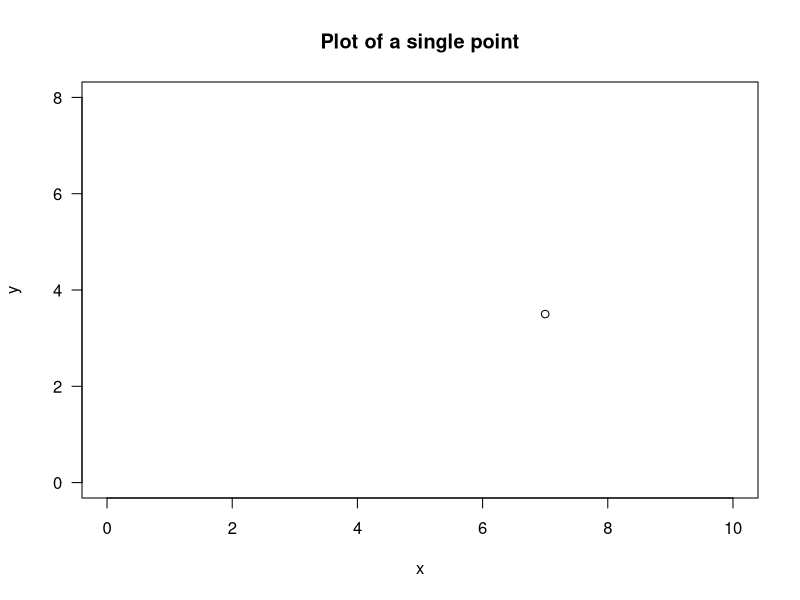
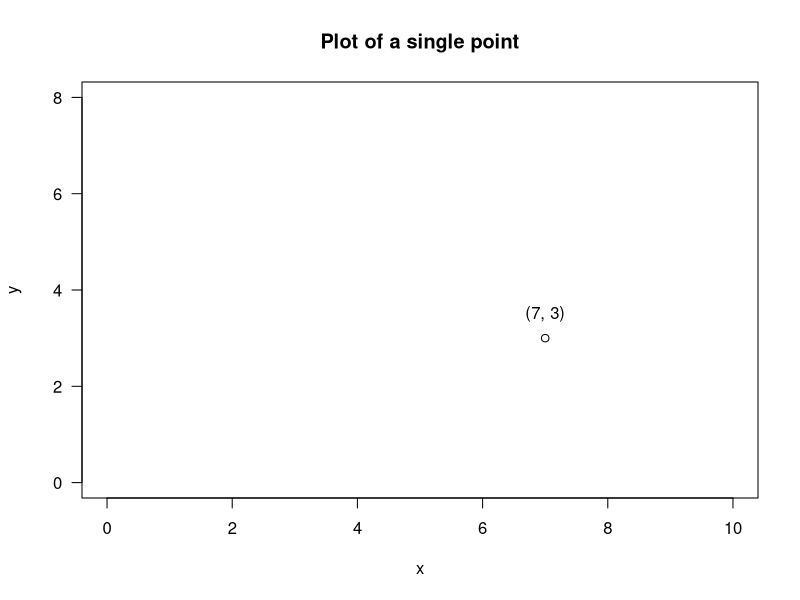
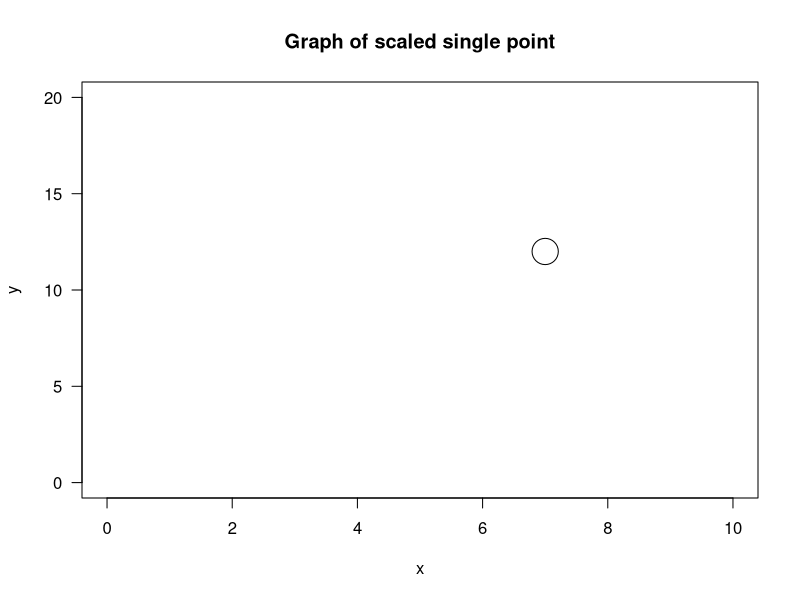
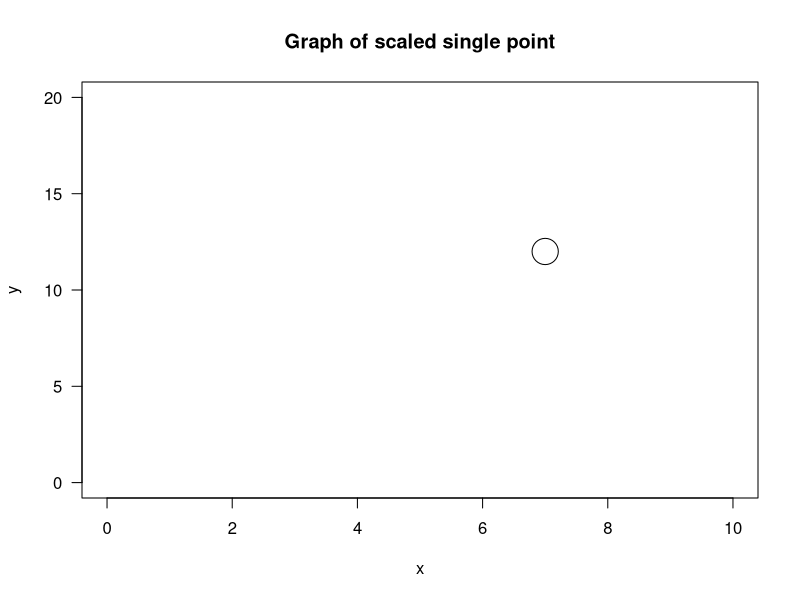
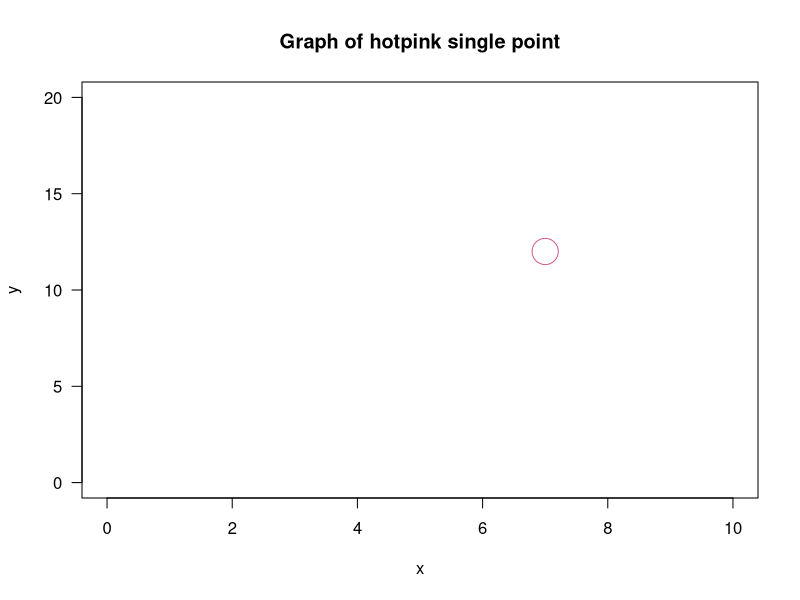
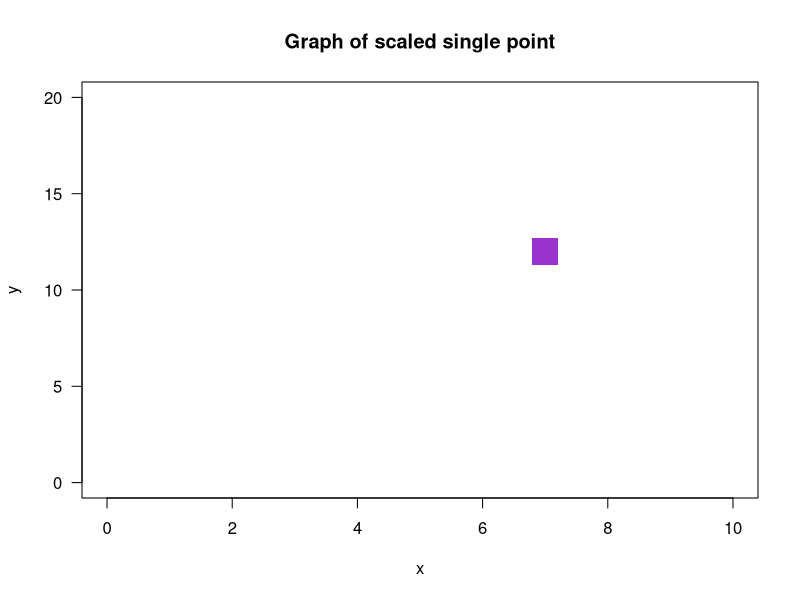
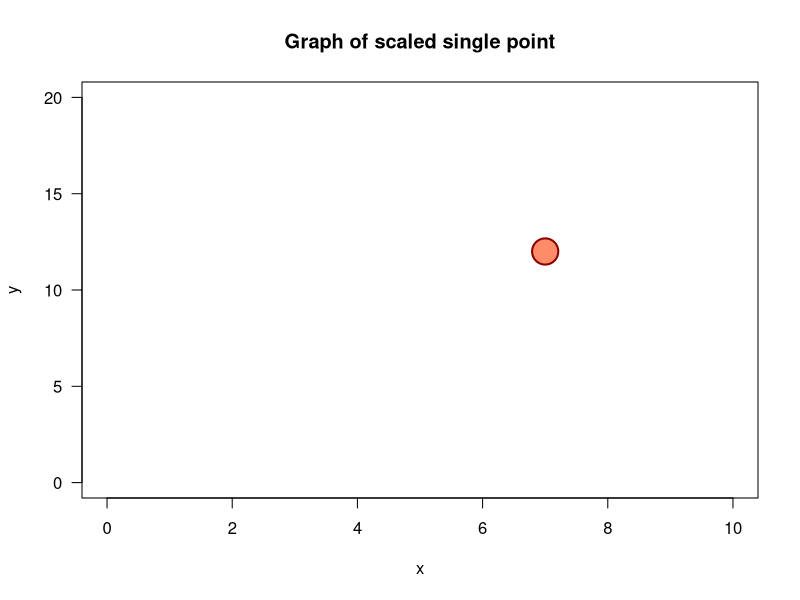
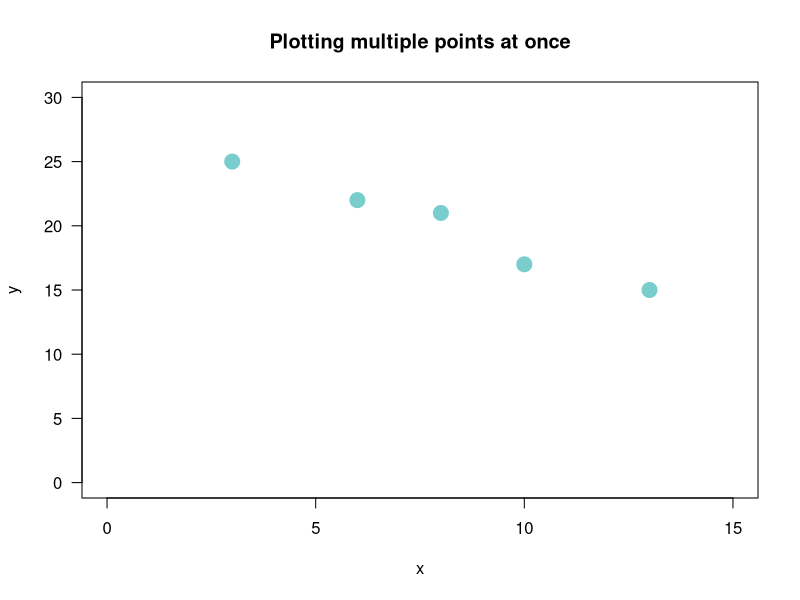

Recreate these plots in R, in order.
## ---- chunk 1
rm( list = ls() )
## ---- chunk 2
# Type your answer in here
## ---- chunk 3
# Type your solution in here
## ---- chunk 4
# Type your answer in here
## ---- chunk 5
# Type your answer in here
## ---- chunk 6
# Type your answer in here
## ---- chunk 7
plot(
    x = NULL,
    xlim = c(0, 10),
    ylim = c(0, 8),
    main = "Plot of a single point",
    xlab = "x",
    ylab = "y",
    las = 1
)

points(
    x = 7,
    y = 3.5
)
## ---- chunk 8
plot(
    x = 7,
    y = 3,
    xlim = c(0, 10),
    ylim = c(0, 8),
    main = "Plot of a single point",
    xlab = "x",
    ylab = "y",
    las = 1
)

text(
    x = 7,
    y = 3.5,
    labels = "(7, 3)"
)
## ---- chunk 9
plot(
    x = 7,
    y = 12,
    xlim = c(0, 10),
    ylim = c(0, 20),
    main = "Graph of scaled single point",
    xlab = "x",
    ylab = "y",
    cex = 3.5,
    las = 1
)
## ---- chunk 10
# First, create an empty plot with no data:

plot(
    x = NULL,
    xlim = c(0, 10),
    ylim = c(0, 20),
    main = "Graph of scaled single point",
    xlab = "x",
    ylab = "y",
    las = 1
)

# Then plot the point:

points(
    x = 7,
    y = 12,
    cex = 3.5
)

## ---- chunk 11
plot(
    x = 7,
    y = 12,
    xlim = c(0, 10),
    ylim = c(0, 20),
    main = "Graph of hotpink single point",
    xlab = "x",
    ylab = "y",
    cex = 3.5,
    col = "hotpink3",
    las = 1
)
## ---- chunk 12
plot(
    x = 7,
    y = 12,
    xlim = c(0, 10),
    ylim = c(0, 20),
    main = "Graph of scaled single point",
    xlab = "x",
    ylab = "y",
    cex = 3.5,
    col = "darkorchid3",
    pch = 15,
    las = 1
)
## ---- chunk 13
plot(
    x = 7,
    y = 12,
    xlim = c(0, 10),
    ylim = c(0, 20),
    main = "Graph of scaled single point",
    xlab = "x",
    ylab = "y",
    cex = 3.5,
    lwd = 2,
    col = "darkred",
    bg = "salmon1",
    pch = 21,
    las = 1
)
## ---- chunk 14
x.vector <- c(3, 6, 8, 10, 13)

y.vector <- c(25, 22, 21, 17, 15)
## ---- chunk 15
plot(
    x.vector,
    y.vector,
    main = "Plotting multiple points at once",
    xlim = c(0, 15),
    ylim = c(0, 30),
    xlab = "x",
    ylab = "y",
    pch = 19,
    cex = 2,
    col = "darkslategray3",
    las = 1
)
## ---- chunk 16
# First, to make the image a square,
# we set the graphical parameter `pty`
# by assigning the value "s" to it:

par( pty = "s" )


# Next, create a completely blank plot

plot( x = NULL,
      xlim = c(0, 10),
      ylim = c(0, 10),
      axes = FALSE,
      xlab = "",
      ylab = ""
)


# Finally, draw the shapes:

points( 3, 7, pch = 17, cex = 10, col = "red" )
points( 7, 8, pch = 25, cex = 10, bg = "yellow", lwd = 2 )
points( 3, 3, pch = 21, cex = 10, bg = "green", lwd = 2 )
points( 7, 3, pch = 15, cex = 10, col = "blue" )

